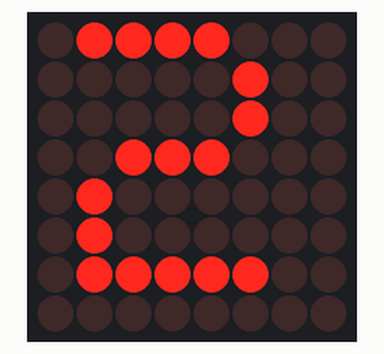
Recording of a sketch running on a simulated ESP32. On the bench: 8×8 LED matrix.

Above: at 0.1 s.
At 2.1 s:
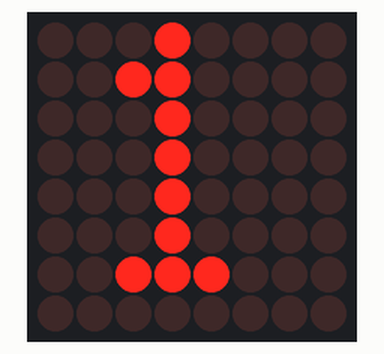
At 4.1 s:
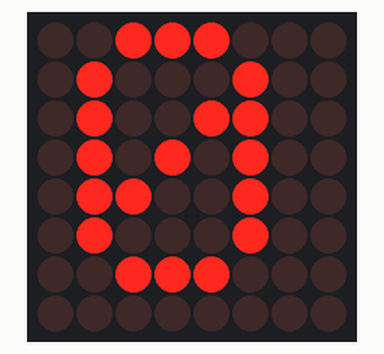
At 6.1 s:
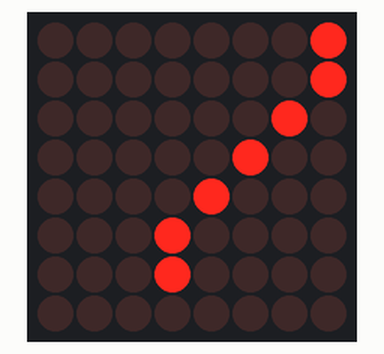
At 8.1 s:
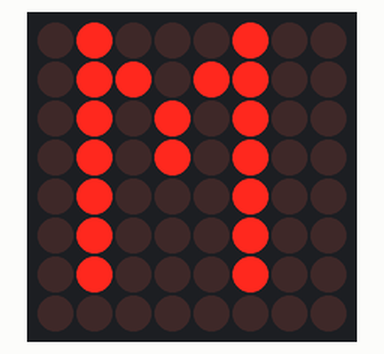

The sketch:

Matrix-esp32.ino
```cpp
#include <MD_Parola.h>
#include <MD_MAX72xx.h>
#include <SPI.h>

// Uncomment according to your hardware type
#define HARDWARE_TYPE MD_MAX72XX::FC16_HW
//#define HARDWARE_TYPE MD_MAX72XX::GENERIC_HW

// Defining size, and output pins
#define MAX_DEVICES 1
#define CS_PIN 5

MD_Parola Display = MD_Parola(HARDWARE_TYPE, CS_PIN, MAX_DEVICES);

void setup() {

  Display.begin();
  Display.setIntensity(2);
  Display.displayClear();
}

void loop() {
  Display.setTextAlignment(PA_CENTER);
  Display.print("2");
  delay(2000);

  Display.setTextAlignment(PA_CENTER);
  Display.print("1");
  delay(2000);

  Display.setTextAlignment(PA_CENTER);
  Display.print("0");
  delay(2000);


  Display.setTextAlignment(PA_RIGHT);
  Display.print("/");
  delay(2000);

  Display.setTextAlignment(PA_CENTER);
  //Display.setInvert(true);
  Display.print("M");
  delay(2000);

  Display.setInvert(false);
  delay(2000);
}
```

Measured:
- by itself, everything shown: repeats every 12.0 s, in 5 steps
- what the display in image 1 shows lasts 2.0 s, from 2.0 s to 4.0 s
- what the display in image 4 shows lasts 4.0 s, from 8.0 s to 12.0 s
